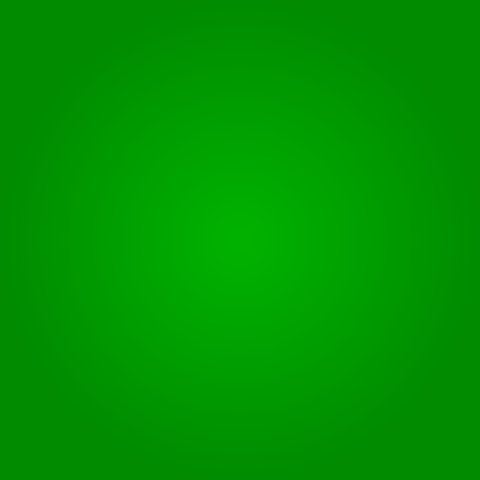
<?xml version="1.0" encoding="UTF-8"?>
<ui version="4.0">
 <class>radarscope</class>
 <widget class="QWidget" name="radarscope">
  <property name="geometry">
   <rect>
    <x>0</x>
    <y>0</y>
    <width>480</width>
    <height>480</height>
   </rect>
  </property>
  <property name="windowTitle">
   <string>Form</string>
  </property>
  <property name="styleSheet">
   <string notr="true">background-color:qradialgradient(spread:pad, cx:0.5, cy:0.5, radius:0.5, fx:0.5, fy:0.5, stop:0 rgba(0, 179, 0, 255), stop:1 rgba(0, 139, 0, 255))</string>
  </property>
 </widget>
 <resources/>
 <connections/>
</ui>
